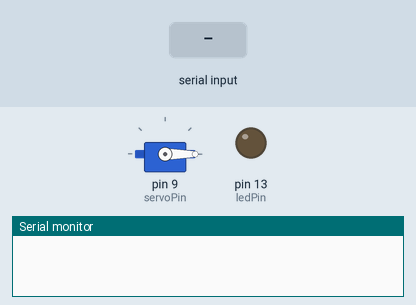
A sketch run on a simulated Arduino Uno, built with avr-gcc and run on an emulated ATmega328P. Parts: servo, output pins drawn as LEDs (lit = HIGH), the last lines printed to the serial monitor. Inputs (shaded band) come from the test bench.

Above: at 1.2 s.
1.3 s: "s" received over Serial
At 2.7 s:
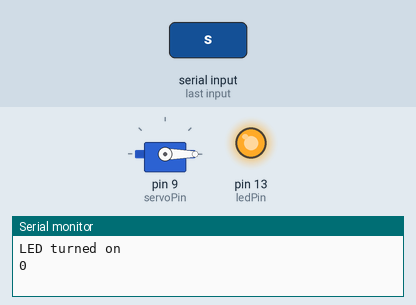
At 4.2 s:
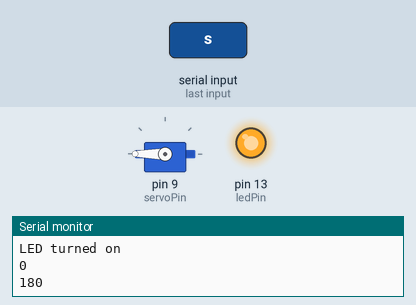
Timing chart, 0 to 6.8 s (numbered marks = the images above; inputs shaded):
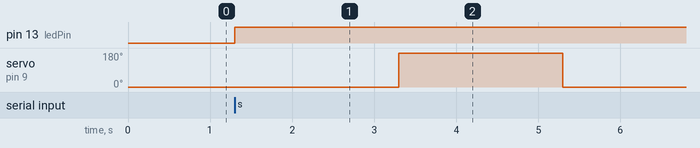

The sketch:

smart_gate.ino
```cpp
#include <Servo.h>

const int ledPin = 13;   // LED pin
const int servoPin = 9;  // Servo control pin

Servo myservo;  // Create servo object to control a servo

void setup() {
  Serial.begin(9600);  // Set the baud rate to match the Python script
  pinMode(ledPin, OUTPUT);
  myservo.attach(servoPin);
  myservo.write(0);  // Attach the servo to the specified pin
}

int pos;

void loop() {
  if (Serial.available() > 0) {
    char command = Serial.read();  // Read the command from serial

    if (command == 's') {
      digitalWrite(ledPin, HIGH);  // Turn on the LED
      Serial.println("LED turned on");
      pos = 0;
      Serial.println(pos);
      myservo.write(pos);  // tell servo to go to position in variable 'pos'
      delay(2000);
      pos = 180;
      Serial.println(pos);
      myservo.write(pos);  // tell servo to go to position in variable 'pos'
      delay(2000);
      pos = 0;
      Serial.println(pos);
      myservo.write(pos);
      delay(2000);


//      for (pos = 0; pos <= 90; pos += 1) {  // goes from 0 degrees to 180 degrees
//        // in steps of 1 degree
//        Serial.println(pos);
//        myservo.write(pos);  // tell servo to go to position in variable 'pos'
//        delay(20);           // waits 15 ms for the servo to reach the position
//      }
//      delay(2000);
//      for (pos = 90; pos >= 0; pos -= 1) {  // goes from 180 degrees to 0 degrees
//        myservo.write(pos);                  // tell servo to go to position in variable 'pos'
//        Serial.println(pos);
//        delay(20);                           // waits 15 ms for the servo to reach the position
//      }
      command = 't';
    }
  }
}
```

Measured:
- after the input at 1.3 s, pin 13 (ledPin): LOW → HIGH at once; servo on pin 9 (servoPin): 0° → 180° after 2.0 s, → 0° 2.0 s later
